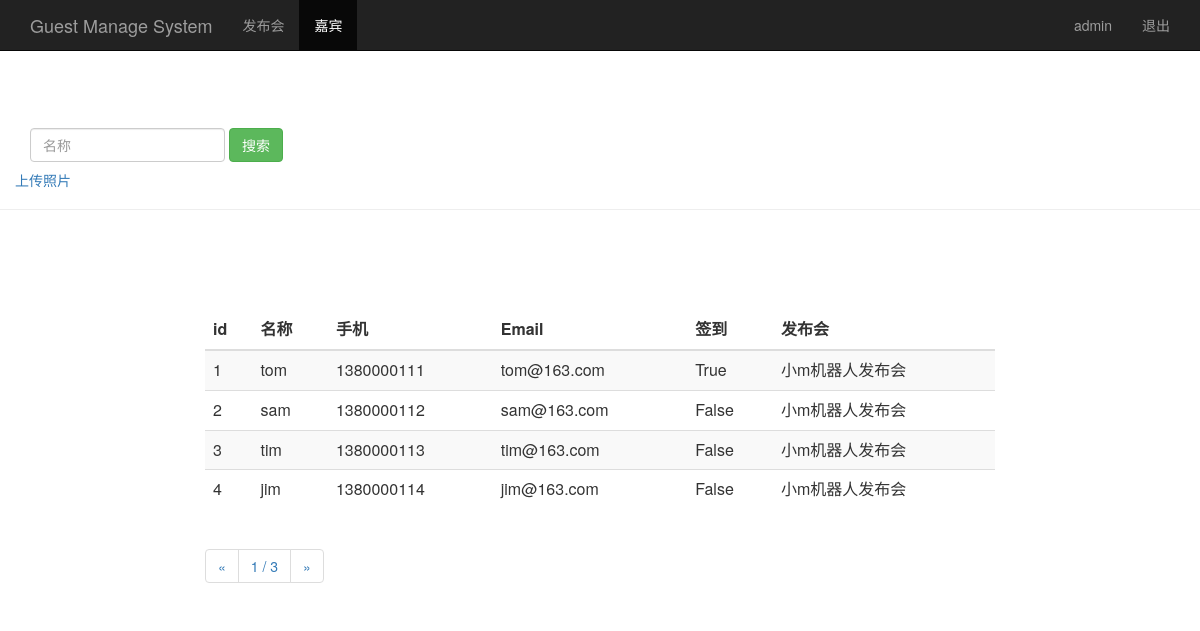
The page /guest_manage/ (signed in) on the database its author committed.
### sign/models.py (models this page shows, shortened)
class Guest(models.Model):
    event = models.ForeignKey(Event) # 关联发布会id
    realname = models.CharField(max_length=64) # 姓名
    phone = models.CharField(max_length=16) # 手机号
    email = models.EmailField() # 邮箱
    sign = models.BooleanField() # 签到状态
    headphoto=models.CharField(max_length=100) #照片存放路径
    create_time = models.DateTimeField(auto_now=True) # 创建时间（自动获取当前时间）
    class Meta:
        unique_together = ("event", "phone")

class Event(models.Model):
    name = models.CharField(max_length=100) # 发布会标题
    limit = models.IntegerField() # 参加人数
    status = models.BooleanField() # 状态
    address = models.CharField(max_length=200) # 地址
    start_time = models.DateTimeField('events time') # 发布会时间
    create_time = models.DateTimeField(auto_now=True) # 创建时间（自动获取当前时间）
    def __str__(self):
        return self.name# 嘉宾表

### sign/views.py (the view)
# urls.py: url(r'^guest_manage/$', views.guest_manage),
@login_required
def guest_manage(request):
    username = request.session.get('user', '')
    guest_list = Guest.objects.all()
    paginator = Paginator(guest_list, 4)
    page = request.GET.get('page')
    try:
        contacts = paginator.page(page)
    except PageNotAnInteger:
        contacts = paginator.page(1)
    except EmptyPage:
        contacts = paginator.page(paginator.num_pages)
    return render(request, "guest_manage.html", {"user": username, "guests": contacts})

### templates/guest_manage.html (shortened to what this page needs)
<html lang="zh-CN">
	<head>
	{% load bootstrap3 %}
	{% bootstrap_css %}
	</head>
	<body role="document">
		<nav class="navbar navbar-inverse navbar-fixed-top">
			<div class="container">
				<div class="navbar-header">
					<a class="navbar-brand" href="/event_manage/">Guest Manage System</a>
				</div>
				<div id="navbar" class="collapse navbar-collapse">
					<ul class="nav navbar-nav">
						<li><a href="/event_manage/">发布会</a></li>
						<li class="active"><a href="#">嘉宾</a></li>
					</ul>
					<ul class="nav navbar-nav navbar-right">
						<li><a href="#"><span>{% bootstrap_icon "user" %} {{user}}</span></a></li>
						<li><a href="/logout/">退出</a></li>
					</ul>
				</div>
			</div>
		</nav>
		<div class="page-header" style="padding-top: 80px;">
			<div id="navbar" class="navbar-collapse collapse">
				<form class="navbar-form" method="get" action="/search_guest_name/">
					<div class="form-group">
						<input name="name" type="text" placeholder="名称" class="form-control">
					</div>
					<button type="submit" class="btn btn-success">搜索</button>
				</form>
				<p><a href="/upload_image/">上传照片</a></p>
			</div>
		</div>
		<div class="row" style="padding-top: 80px;">
			<div class="col-md-2">
			</div>
				<div class="col-md-8">
					<table class="table table-striped">
						<thead>
							<tr>
								<th>id</th>
								<th>名称</th>
								<th>手机</th>
								<th>Email</th>
								<th>签到</th>
								<th>发布会</th>
							</tr>
						</thead>
						<tbody> {% for guest in guests %}
						<tr>
							<td>{{ guest.id }}</td>
							<td>{{ guest.realname }}</td>
							<td>{{ guest.phone }}</td>
							<td>{{ guest.email }}</td>
							<td>{{ guest.sign }}</td>
							<td>{{ guest.event }}</td>
						</tr>
						{% endfor %}
						</tbody>
					</table>
		<nav aria-label="Page navigation">
			<ul class="pagination">
				<li>
						<span aria-hidden="true">&laquo;</span>
				</li>
				<li>
					<a>{{ guests.number }} / {{ guests.paginator.num_pages }}</a>
				</li>
				<li>
					{% if guests.has_next %}
					<a href="?page={{ guests.next_page_number }}" aria-label="Next">
					{% endif %}
					<span aria-hidden="true">&raquo;</span>
					</a>
				</li>
			</ul>
		</nav>
		</div>
		<div class="col-md-2">
		</div>
	</body>
</html>

### rows shown on the page
Guest: id "1", realname "tom", phone "1380000111", email "tom@163.com", sign "True", event "小m机器人发布会"
Guest: id "2", realname "sam", phone "1380000112", email "sam@163.com", sign "False", event "小m机器人发布会"
Guest: id "3", realname "tim", phone "1380000113", email "tim@163.com", sign "False", event "小m机器人发布会"
Guest: id "4", realname "jim", phone "1380000114", email "jim@163.com", sign "False", event "小m机器人发布会"

### other values the page prints
{{ user }} "admin"
{{ guests.number }} "1"
{{ guests.paginator.num_pages }} "3"
